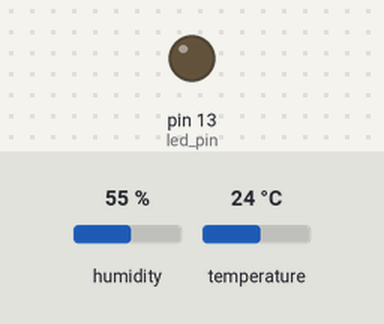
A sketch run on a simulated Arduino Uno, built with avr-gcc and run on an emulated ATmega328P. Shown: output pins drawn as LEDs (lit = HIGH). Wiring (inferred from the names in the program): DHT22 sensor: data pin 14. The inputs (shaded band) are chosen by the test bench; at power-on: humidity 55 %, temperature 24 °C. No radio packets arrive unless stated.

Above: at 0.8 s.
At 5.09 s:
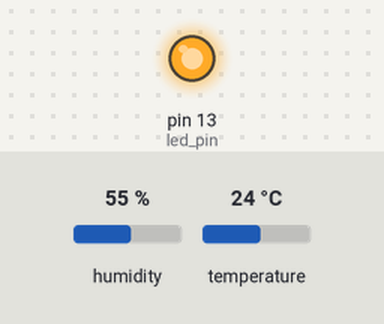
Timing chart, 0 to 5.5 s (numbered marks = the images above):
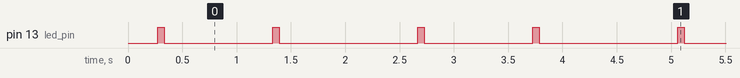

Measured:
- by itself, pin 13 (led_pin): repeats every 2.4 s: LOW 1.0 s, HIGH 0.06 s, LOW 1.3 s, HIGH 0.06 s
- by itself, everything shown: repeats every 2.4 s, in 4 steps

The sketch:

txTemperature.ino
```cpp
#include <VirtualWire.h>
#include "DHT.h"

#define DHTPIN 14
#define DHTTYPE DHT22
DHT dht(DHTPIN, DHTTYPE);

const int led_pin = 13;
const int transmit_pin = 12;
const int receive_pin = 2;
const int transmit_en_pin = 3;

char tempHumidity[2]= {0,0};
void setup()
{
    // Initialise the IO and ISR
    vw_set_tx_pin(transmit_pin);
    vw_set_rx_pin(receive_pin);
    vw_set_ptt_pin(transmit_en_pin);
    vw_set_ptt_inverted(true); // Required for DR3100
    vw_setup(2000);       // Bits per sec
    pinMode(led_pin, OUTPUT);
      dht.begin();
}

byte count = 1;
//25.6
void loop()
{
  //char msg[7] = {'h','e','l','l','o',' ','#'};
  //float h = dht.readHumidity();
  float t = dht.readTemperature();//get the temperature and save it in t
  float temp = t;// assing the temperature to temp
  t=t*10;//turn the temperature into a whole number
  int tWhole = (int)temp;// get the whole number part of temp
  int tDeci = (int)t%10;// get the fractional part of temp

  char twhole = (char)tWhole;// convert the results to char
  char tdeci = (char)tDeci;

  tempHumidity[0]=twhole;//save in char array
  tempHumidity[1]=tdeci;

  //msg[6] = count;
  digitalWrite(led_pin, HIGH); // Flash a light to show transmitting
  vw_send((uint8_t *)tempHumidity, 2);
  vw_wait_tx(); // Wait until the whole message is gone
  digitalWrite(led_pin, LOW);
  delay(1000);
  //count = count + 1;
}
```
